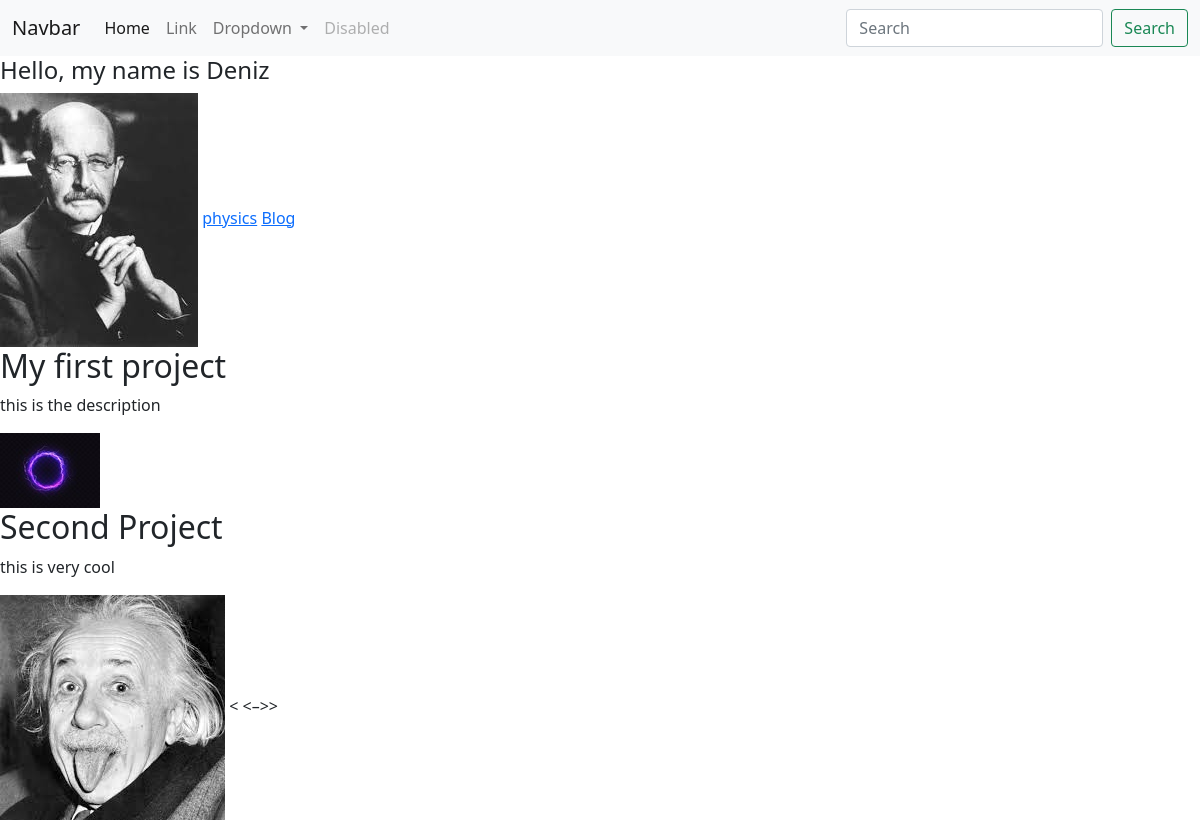
The page / on the database its author committed.
### portfolio/models.py (models this page shows, shortened)
class Project(models.Model):
    title = models.CharField(max_length=100)
    description = models.CharField(max_length=250)
    image = models.ImageField(upload_to="portfolio/images")
    url = models.URLField(blank=True)

### portfolio/views.py (the view)
# urls.py: 2. Add a URL to urlpatterns:  path('', views.home, name='home')
def home(request):
    project =  Project.objects.all()
    return render(request, "home.html" ,{"projects": project})

### portfolio/templates/home.html (shortened to what this page needs)
{% extends 'base.html' %}
{% block content %}
<h4>
    Hello, my name is Deniz
</h4>
{% load static %}
<a href="http://127.0.0.1:8000/blog/"><img src="{% static 'portfolio/max_planck (1).jpg' %}"></a>
<a href="{% static 'portfolio/phsics.pdf'%}">physics</a>
<a href="http://127.0.0.1:8000/blog/">Blog</a>
{% for project in projects %}
<h2>{{ project.title }}</h2>
<p>{{ project.description }}</p>
<img src="{{ project.image.url }}">
{% endfor %}
{% endblock %}

### portfolio/templates/base.html (shortened to what this page needs)
<!doctype html>
<html lang="en">
<head>
    <link href="https://cdn.jsdelivr.net/npm/bootstrap@5.0.0-beta2/dist/css/bootstrap.min.css" rel="stylesheet">
</head>
<body>
<nav class="navbar navbar-expand-lg navbar-light bg-light">
    <div class="container-fluid">
        <a class="navbar-brand" href="#">Navbar</a>
        <div class="collapse navbar-collapse" id="navbarSupportedContent">
            <ul class="navbar-nav me-auto mb-2 mb-lg-0">
                <li class="nav-item">
                    <a class="nav-link active" aria-current="page" href="#">Home</a>
                </li>
                <li class="nav-item">
                    <a class="nav-link" href="#">Link</a>
                </li>
                <li class="nav-item dropdown">
                    <a class="nav-link dropdown-toggle" href="#" id="navbarDropdown" role="button" data-bs-toggle="dropdown" aria-expanded="false">
                        Dropdown
                    </a>
                </li>
                <li class="nav-item">
                    <a class="nav-link disabled" href="#" tabindex="-1" aria-disabled="true">Disabled</a>
                </li>
            </ul>
            <form class="d-flex">
                <input class="form-control me-2" type="search" placeholder="Search" aria-label="Search">
                <button class="btn btn-outline-success" type="submit">Search</button>
            </form>
        </div>
    </div>
</nav>
{% block content %}{% endblock %}
<
<&ndash;&gt;>
</body>
</html>

### rows shown on the page
Project: title "My first project", description "this is the description", image (picture)
Project: title "Second Project", description "this is very cool", image (picture)
